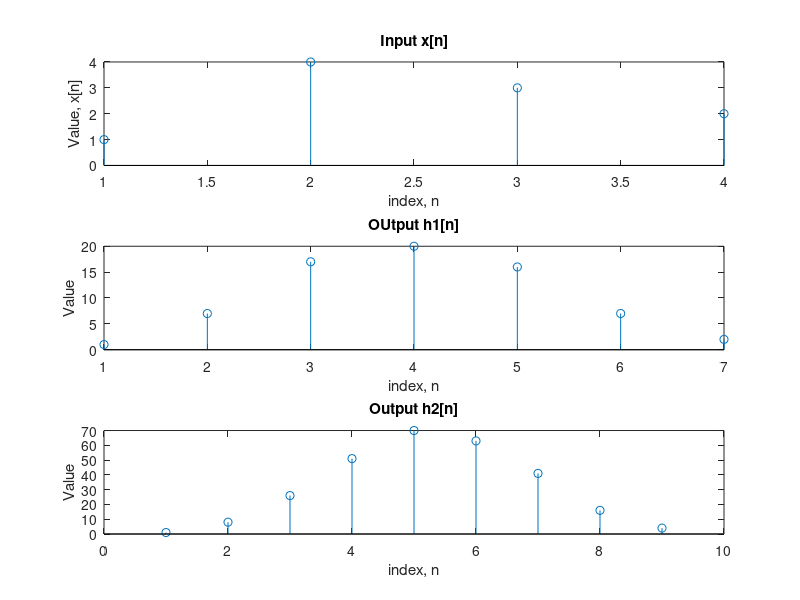

Reproduce this figure in MATLAB.
clc; clear; close all;
% LTI System Response 
h1=[1 3 2 1];
h2=[1 1 2];
% Input 
x = [1 4 3 2];
% Conv and input of cascaded system 
y = conv (h1, x);
% Conv of prev conv and h2
z = conv(h2, y);

% Plotting 
subplot(3,1,1)
stem(x);
title('Input x[n]');
xlabel('index, n');
ylabel('Value, x[n]'); 
subplot(3,1,2)
stem(y);
title('OUtput h1[n]');
xlabel('index, n');
ylabel('Value'); 
subplot(3,1,3)
stem(z);
title('Output h2[n]');
xlabel('index, n');
ylabel('Value'); 

